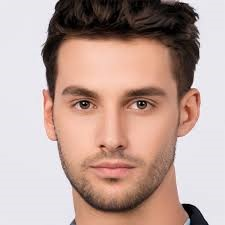
#> input picture image.jpg, 225 x 225 px
$ python new-trace.py image.jpg
#> lines starting #> are read from the running program, lines starting #| are printed output that depends on the picture; after the words box and inside, x2 and y2 are one past the last pixel; in counts of white or black regions, pixels touching at a corner belong together
import cv2
import numpy as np
import sys
import os

# ==========================================
# SCOTT ENGINE V2.0: PHOTO-TO-VECTOR MANIFEST
# Logic: Adaptive Feature Extraction
# ==========================================

class ScottPhotoGenerator:
    def __init__(self, image_path):
        self.image_path = image_path
        self.channel_width = 4.0 # Thinner for photo details
        self.sign_height = 2.0   # Lower profile for stencil look
        self.wall_thickness = 1.0

    def process_photo(self):
        # 1. Load & Preprocess
        img = cv2.imread(self.image_path)
#> img is the input picture: shape (225, 225, 3); mean B, G, R 154.1, 162.2, 188.3
        if img is None:
            print(f"Error: Could not load {self.image_path}")
            return None

        # 2. The "Photo Logic" (Edge vs Blob)
        gray = cv2.cvtColor(img, cv2.COLOR_BGR2GRAY)
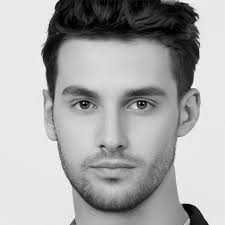
#> gray: shape (225, 225); min 0, max 254, mean 169.1

        # Blur to reduce noise (The "Sand" that confuses the machine)
        blurred = cv2.GaussianBlur(gray, (5, 5), 0)
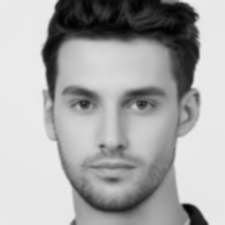
#> blurred: shape (225, 225); min 1, max 237, mean 169.1

        # OPTION A: Canny Edge Detection (Good for high contrast features)
        # edges = cv2.Canny(blurred, 50, 150)

        # OPTION B: Adaptive Thresholding (Best for Photos/Faces)
        # This treats every 11x11 pixel area independently, ignoring lighting shadows
        thresh = cv2.adaptiveThreshold(blurred, 255,
                                     cv2.ADAPTIVE_THRESH_GAUSSIAN_C,
                                     cv2.THRESH_BINARY_INV, 11, 2)
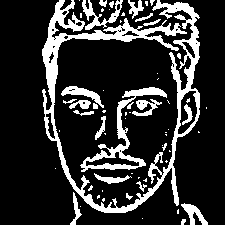
#> thresh: shape (225, 225); 19% white; 63 white regions (40 under 20 px), largest, box (x1, y1, x2, y2) and area: (42, 0, 200, 213) 5813, (80, 87, 167, 172) 1252, (82, 0, 123, 30) 397

        # 3. Morphological Manifestation (Thickening the Lines)
        # We dilate the lines so they become printable walls, not just zero-width vectors
        kernel = np.ones((2,2), np.uint8)
        thickened = cv2.dilate(thresh, kernel, iterations=1)
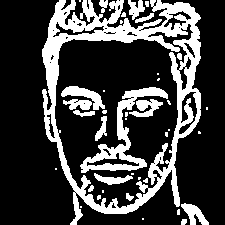
#> thickened: shape (225, 225); 25.2% white; 40 white regions (22 under 20 px)

        # 4. Boundary Tracing (Moore-Neighbor)
        contours, _ = cv2.findContours(thickened, cv2.RETR_EXTERNAL, cv2.CHAIN_APPROX_SIMPLE)
#> contours = 16 contours, 10 with area under 20; largest, box (x1, y1, x2, y2) and area: (42, 0, 201, 225) 25994, (181, 203, 209, 225) 258, (128, 0, 145, 20) 156, (135, 13, 154, 23) 55, (99, 0, 108, 13) 52, (181, 219, 187, 225) 22

        manifest_data = []

        print(f"--- PROCESSING PHOTO MANIFEST ---")

        # Sort contours by area to keep main features, remove dust
        contours = sorted(contours, key=cv2.contourArea, reverse=True)

        for cnt in contours:
            area = cv2.contourArea(cnt)
            if area < 50: # Filter small noise
                continue

            # 5. Geodesic Distillation (Douglas-Peucker)
            # We use a tighter tolerance for faces to keep the curve of a smile/eye
            epsilon = 0.001 * cv2.arcLength(cnt, True)
            approx = cv2.approxPolyDP(cnt, epsilon, True)

            points_list = []
            for p in approx:
                points_list.append([float(p[0][0]), float(-p[0][1])])

            manifest_data.append(points_list)
#> this loop made 16 passes
#> (area, epsilon) on passes 1 to 5: (25994.5, 1.37), (258.5, 0.101), (156.5, 0.0817), (55, 0.047), (52.5, 0.0444)
#> area on pass 6: 21.5
#> after the loop, manifest_data = 5 items

        return manifest_data

    def generate_scad(self, components):
        output_filename = os.path.splitext(self.image_path)[0] + "_stencil.scad"

        # Center the model
        if not components: return
        all_points = [p for sublist in components for p in sublist]
        xs = [p[0] for p in all_points]
        ys = [p[1] for p in all_points]
        center_x = (min(xs) + max(xs)) / 2
        center_y = (min(ys) + max(ys)) / 2

        scad_content = f"""
// ==========================================
// SCOTT ENGINE V2.0: PHOTO MANIFEST
// Source: {self.image_path}
// ==========================================

$fn = 40;
height = {self.sign_height};

module photo_lines() {{
    translate([{-center_x}, {-center_y}, 0]) {{
"""
        for pts in components:
            pts_str = str(pts).replace("'", "")
            scad_content += f"""
        polygon(points={pts_str});
"""
        scad_content += """
    }
}

// 3D Extrusion
linear_extrude(height) photo_lines();

// Optional: Base Plate (Uncomment to print as a solid card)
// translate([0,0,-1]) cube([200, 200, 1], center=true);
"""
        with open(output_filename, "w") as f:
            f.write(scad_content)
        print(f"--- MANIFEST COMPLETE: {output_filename} ---")

if __name__ == "__main__":
    # Test on the suspenders photo
    input_file = "Copy of willam_a_johnson_iii.jpg"
    if len(sys.argv) > 1:
        input_file = sys.argv[1]

    if os.path.exists(input_file):
        engine = ScottPhotoGenerator(input_file)
        data = engine.process_photo()
#> data = 5 items
        if data:
            engine.generate_scad(data)
#> in generate_scad, `all_points = [p for sublist in components for p in sublist]`: all_points = 276 pairs, first value 42 to 208, second value -224 to 0
#> in generate_scad, `xs = [p[0] for p in all_points]`: xs = 276 values, max 208 at index 170, min 42 at index 5, mean 131.7
#> in generate_scad, `ys = [p[1] for p in all_points]`: ys = 276 values, max 0 at index 0, min -224 at index 24, mean -68.54
#> in generate_scad, `center_x = (min(xs) + max(xs)) / 2`: center_x = 125
#> in generate_scad, `center_y = (min(ys) + max(ys)) / 2`: center_y = -112
#> the loop in generate_scad, `for pts in components:` made 5 passes
    else:
        print(f"File not found: {input_file}")
